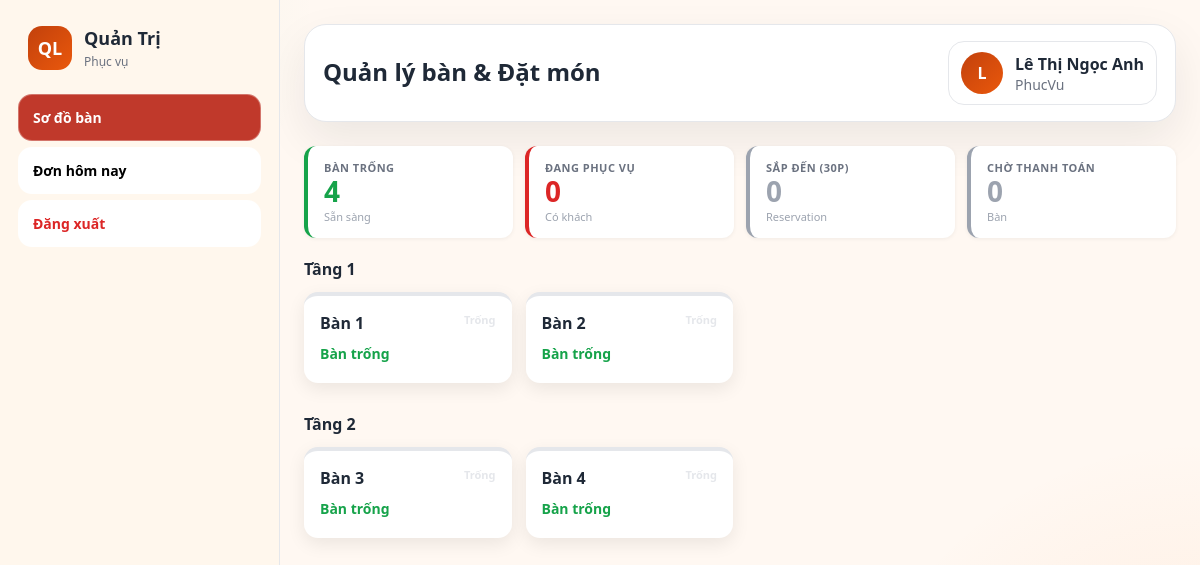
Before: /waiter/index.php (signed in) with the older database file.
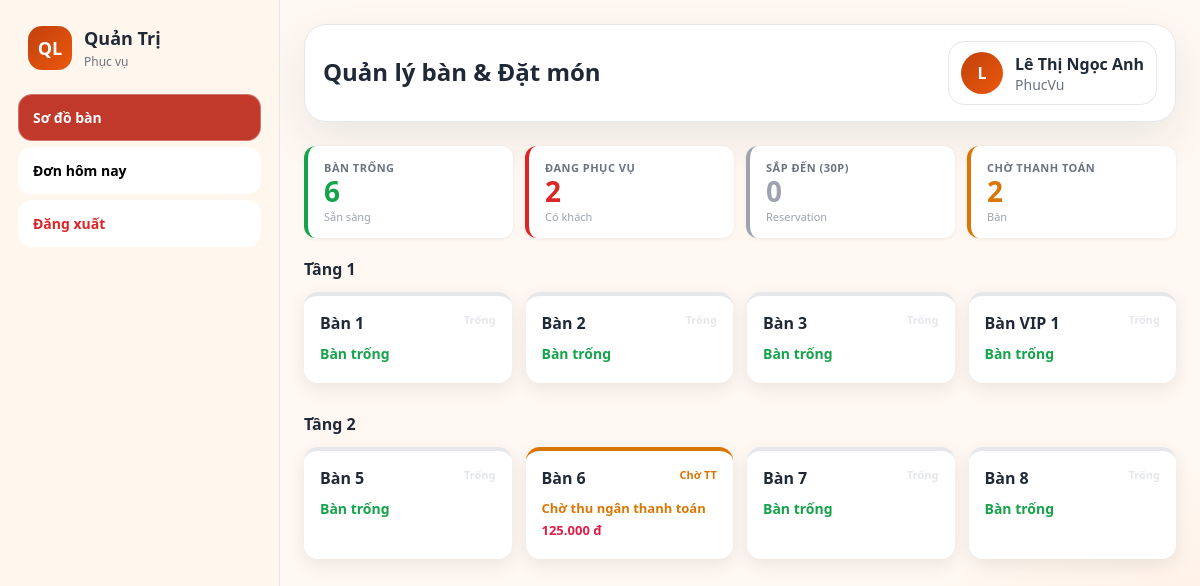
After: the same page with the newer database file.
### tables this page shows
CREATE TABLE `tables` (
  `table_id` int(11) NOT NULL AUTO_INCREMENT,
  `floor_id` int(11) NOT NULL,
  `table_name` varchar(50) NOT NULL,
  `capacity` int(11) NOT NULL,
  `status` enum('trong','dang_su_dung','da_dat','bao_tri') NOT NULL DEFAULT 'trong',
  PRIMARY KEY (`table_id`),
  UNIQUE KEY `uq_tables_floor_table_name` (`floor_id`,`table_name`),
  KEY `idx_tables_floor_id` (`floor_id`)
);

CREATE TABLE `orders` (
  `order_id` int(11) NOT NULL AUTO_INCREMENT,
  `table_id` int(11) NOT NULL,
  `customer_id` int(11) DEFAULT NULL,
  `reservation_id` int(11) DEFAULT NULL,
  `waiter_id` int(11) DEFAULT NULL,
  `order_time` datetime NOT NULL DEFAULT current_timestamp(),
  `status` enum('da_dat_coc','moi','dang_xu_ly','dang_che_bien','dang_phuc_vu','hoan_thanh','da_thanh_toan','da_huy') NOT NULL DEFAULT 'moi',
  `total_amount` decimal(12,2) NOT NULL DEFAULT 0.00,
  `paid_amount` decimal(12,2) NOT NULL DEFAULT 0.00,
  `start_time` datetime DEFAULT NULL,
  `end_time` datetime DEFAULT NULL,
  `guest_count` int(11) DEFAULT 1,
  `number_of_people` int(11) DEFAULT 0,
  PRIMARY KEY (`order_id`),
  KEY `idx_orders_table_id` (`table_id`),
  KEY `idx_orders_customer_id` (`customer_id`),
  KEY `idx_orders_reservation_id` (`reservation_id`),
  KEY `idx_orders_waiter_id` (`waiter_id`),
  KEY `idx_orders_order_time` (`order_time`),
  KEY `idx_orders_table_status` (`table_id`,`status`),
  KEY `idx_orders_time_status` (`order_time`,`status`)
);

CREATE TABLE `reservations` (
  `reservation_id` int(11) NOT NULL AUTO_INCREMENT,
  `user_id` int(11) DEFAULT NULL,
  `table_id` int(11) NOT NULL,
  `reservation_time` datetime NOT NULL,
  `number_of_people` int(11) NOT NULL,
  `note` varchar(255) DEFAULT NULL,
  `status` enum('cho_xac_nhan','da_xac_nhan','da_checkin','khong_den','da_huy','hoan_thanh') NOT NULL DEFAULT 'cho_xac_nhan',
  `created_at` datetime NOT NULL DEFAULT current_timestamp(),
  `start_time` datetime DEFAULT NULL,
  `end_time` datetime DEFAULT NULL,
  PRIMARY KEY (`reservation_id`),
  KEY `idx_reservations_table_id` (`table_id`),
  KEY `idx_reservations_time` (`reservation_time`),
  KEY `fk_reservations_user` (`user_id`),
  KEY `idx_reservations_table_status` (`table_id`,`status`),
  KEY `idx_reservations_time_status` (`reservation_time`,`status`)
);

### includes/functions.php (called while the page is built, shortened)
<?php
function format_currency($amount): string {
    return number_format((float)$amount, 0, ',', '.') . ' đ';
}
function e($value): string {
    return htmlspecialchars((string)$value, ENT_QUOTES, 'UTF-8');
}

### waiter/index.php (the view, shortened to what the changed rows need)
<?php
require_once __DIR__ . '/../config/database.php';
require_once __DIR__ . '/../includes/functions.php';
$date      = $_GET['date'] ?? date('Y-m-d');
$conn->query("
    UPDATE orders o
    JOIN reservations r ON r.reservation_id = o.reservation_id
    SET o.status = 'da_huy'
    WHERE o.status IN ('da_dat_coc','da_coc')
      AND r.status IN ('hoan_thanh','da_huy','khong_den')
");
$tables = $conn->query("
    SELECT t.table_id, t.table_name, t.status, t.capacity, f.floor_name,
           o.order_id, o.total_amount, o.status AS order_status, o.order_time, o.reservation_id,
           r.reservation_time
    FROM   tables t
    LEFT JOIN floors f ON f.floor_id = t.floor_id
    LEFT JOIN orders o ON o.order_id = (
        SELECT o2.order_id FROM orders o2
        WHERE o2.table_id = t.table_id
          AND (
              -- Bàn đang dùng: lấy đơn active
              (
                  t.status = 'dang_su_dung'
                  AND o2.status IN ('moi','dang_xu_ly','dang_che_bien','dang_phuc_vu','hoan_thanh')
              )
              -- Bàn đã đặt: lấy đơn cọc còn hiệu lực
              OR (
                  t.status = 'da_dat'
                  AND o2.status IN ('da_dat_coc','da_coc')
                  AND EXISTS (
                      SELECT 1 FROM reservations r3
                      WHERE r3.reservation_id = o2.reservation_id
                        AND r3.status NOT IN ('hoan_thanh','da_huy','khong_den')
                  )
              )
          )
        ORDER BY
            CASE
                WHEN o2.status IN ('moi','dang_xu_ly','dang_che_bien','dang_phuc_vu') THEN 1
                WHEN o2.status = 'hoan_thanh' THEN 2
                WHEN o2.status IN ('da_dat_coc','da_coc') THEN 3
                ELSE 4
            END,
            o2.order_time ASC
        LIMIT 1
    )
    LEFT JOIN reservations r ON r.reservation_id = o.reservation_id
    ORDER  BY f.floor_name, t.table_name
");
$availRes   = $conn->query("
    SELECT COUNT(DISTINCT t.table_id) AS cnt
    FROM tables t
    LEFT JOIN orders o ON o.table_id = t.table_id
        AND o.status IN ('moi','dang_xu_ly','dang_che_bien','dang_phuc_vu','hoan_thanh')
    LEFT JOIN reservations r ON r.table_id = t.table_id
        AND r.status IN ('da_xac_nhan','cho_xac_nhan')
        AND r.reservation_time >= '{$date} 00:00:00' AND r.reservation_time < '" . date('Y-m-d', strtotime($date . ' +1 day')) . " 00:00:00'
    WHERE o.order_id IS NULL AND r.reservation_id IS NULL
");
$availCount = $availRes ? $availRes->fetch_assoc()['cnt'] : 0;
$busyRes    = $conn->query("
    SELECT COUNT(DISTINCT t.table_id) AS cnt
    FROM tables t
    INNER JOIN orders o ON o.table_id = t.table_id
        AND o.status IN ('moi','dang_xu_ly','dang_che_bien','dang_phuc_vu','hoan_thanh')
");
$busyCount  = $busyRes ? $busyRes->fetch_assoc()['cnt'] : 0;
$waitPayRes = $conn->query("SELECT COUNT(*) AS cnt FROM orders WHERE status='hoan_thanh'");
$waitPayCount = $waitPayRes ? (int)$waitPayRes->fetch_assoc()['cnt'] : 0;
$pageTitle    = 'Quản lý bàn & Đặt món';
$activeMenu   = 'waiter';
$sidebarRole  = 'phucvu';
include __DIR__ . '/../includes/layout.php';
?>
<div style="display:grid; grid-template-columns:repeat(4,1fr); gap:12px; margin-bottom:20px;">
    <div style="background:white; border-radius:12px; padding:14px 16px; border-left:4px solid #16a34a; box-shadow:0 1px 4px rgba(0,0,0,.06);">
        <div style="font-size:11px; color:#6b7280; font-weight:600; text-transform:uppercase; letter-spacing:.5px;">Bàn trống</div>
        <div style="font-size:28px; font-weight:800; color:#16a34a; line-height:1.2;"><?= $availCount ?></div>
        <div style="font-size:11px; color:#9ca3af;">Sẵn sàng</div>
    </div>
    <div style="background:white; border-radius:12px; padding:14px 16px; border-left:4px solid #dc2626; box-shadow:0 1px 4px rgba(0,0,0,.06);">
        <div style="font-size:11px; color:#6b7280; font-weight:600; text-transform:uppercase; letter-spacing:.5px;">Đang phục vụ</div>
        <div style="font-size:28px; font-weight:800; color:#dc2626; line-height:1.2;"><?= $busyCount ?></div>
        <div style="font-size:11px; color:#9ca3af;">Có khách</div>
    </div>
    <div style="background:white; border-radius:12px; padding:14px 16px; border-left:4px solid <?= $waitPayCount > 0 ? '#d97706' : '#9ca3af' ?>; box-shadow:0 1px 4px rgba(0,0,0,.06);">
        <div style="font-size:11px; color:#6b7280; font-weight:600; text-transform:uppercase; letter-spacing:.5px;">Chờ thanh toán</div>
        <div style="font-size:28px; font-weight:800; color:<?= $waitPayCount > 0 ? '#d97706' : '#9ca3af' ?>; line-height:1.2;"><?= $waitPayCount ?></div>
        <div style="font-size:11px; color:#9ca3af;">Bàn</div>
    </div>
</div>
<?php
$floorData = [];
while ($row = $tables->fetch_assoc()) {
    $floorData[$row['floor_name']][$row['table_id']] = $row;
}
$tableReservations = [];
foreach ($floorData as $floorName => $tableList):
?>
<div style="margin-bottom:30px;">
    <h3 style="font-size:16px; font-weight:700; margin-bottom:12px;"><?= e($floorName) ?></h3>
    <div class="table-grid">
        <?php foreach ($tableList as $tableId => $t):
            $startTime = ''; $elapsed = ''; $elapsedSecs = 0;
            if ($t['order_time']) {
                $elapsedSecs = time() - strtotime($t['order_time']);
            }
            $hasReservation = !empty($tableReservations[$tableId]);
            $orderStatus    = $t['order_status'] ?? '';
            $isEating          = in_array($orderStatus, ['dang_xu_ly','dang_che_bien','dang_phuc_vu']);
            $isReservedDeposit = in_array($orderStatus, ['da_dat_coc', 'da_coc']);
            $isNew             = $orderStatus === 'moi';
            $isDone            = $orderStatus === 'hoan_thanh';
            $isTimeToCheckin = false;
            $isExpired = false;
            if ($isReservedDeposit) {
                $checkTime = $t['reservation_time'] ?? $t['order_time'] ?? null;
                if ($checkTime) {
                    $diffSecs = time() - strtotime($checkTime);
                    $isTimeToCheckin = $diffSecs >= -1800;
                    $isExpired       = $diffSecs > 3600;
                } else {
                    $isTimeToCheckin = true;
                }
            }
            $isSoonReservation = false;
            $borderColor = match(true) {
                $isEating && $elapsedSecs > 7200    => '#7c3aed',
                $isEating                           => '#dc2626',
                $isDone                             => '#d97706',
                ($isReservedDeposit && $isExpired)  => '#6b7280',
                ($isReservedDeposit && $isTimeToCheckin) => '#10b981',
                $isReservedDeposit                  => '#8b5cf6',
                $isNew                              => '#3b82f6',
                $isSoonReservation                  => '#f59e0b',
                $hasReservation                     => '#a78bfa',
                default                             => '#e5e7eb',
            };
            $isClickable = $isEating || $isNew || $isDone;
            $onclick = $isClickable ? "location='order.php?id={$t['order_id']}'" : '';
            if ($isReservedDeposit && $isExpired) {
                $isReservedDeposit = false;
                $borderColor = '#e5e7eb';
                $isClickable = false;
                $onclick = '';
            }
            $statusText = match(true) {
                $isEating && $elapsedSecs > 7200 => 'Ăn lâu',
                $isEating                        => 'Đang ăn',
                $isDone                          => 'Chờ TT',
                ($isReservedDeposit && $isTimeToCheckin) => 'Tới giờ',
                $isReservedDeposit               => 'Chờ giờ',
                $isNew                           => 'Đơn mới',
                $isSoonReservation               => 'Sắp đến',
                $hasReservation                  => 'Đã đặt',
                default                          => 'Trống',
            };
        ?>
            <div class="table-card" style="border-top:4px solid <?= $borderColor ?>; <?= $isClickable ? 'cursor:pointer;' : '' ?> position:relative;"
                 <?= $onclick ? "onclick=\"$onclick\"" : '' ?>>
                <div class="table-header">
                    <span class="table-name"><?= e($t['table_name']) ?></span>
                    <span style="font-size:11px; font-weight:700; color:<?= $borderColor ?>;"><?= $statusText ?></span>
                </div>
                <div class="table-body">
                    <?php if ($isNew): ?>
                        <p style="font-size:13px; color:#3b82f6; font-weight:700;">Đơn mới - Chưa xử lý</p>
                        <p class="price"><?= format_currency($t['total_amount']) ?></p>
                        <div style="display:flex; gap:6px; margin-top:8px;">
                            <a href="order.php?id=<?= $t['order_id'] ?>" class="btn btn-primary" style="flex:1;padding:8px;font-size:14px;text-align:center;" onclick="event.stopPropagation();">Đặt món</a>
                        </div>
                    <?php elseif ($isDone): ?>
                        <p style="font-size:13px; color:#d97706; font-weight:700;">Chờ thu ngân thanh toán</p>
                        <p class="price"><?= format_currency($t['total_amount']) ?></p>
                    <?php else: ?>
                        <p style="font-size:14px; color:#16a34a; font-weight:600; margin-top:8px;">Bàn trống</p>
                    <?php endif; ?>
                </div>
            </div>
        <?php endforeach; ?>
    </div>
</div>
<?php endforeach; ?>
<?php include __DIR__ . '/../includes/layout_end.php'; ?>

### includes/layout.php (shortened to what the changed rows need)
<?php
$_adminMenu = [
    'reports'     => ['label' => 'Tổng quan',       'url' => '/quanlynhahang/admin.php?page=reports'],
    'employees'   => ['label' => 'Nhân viên',        'url' => '/quanlynhahang/admin.php?page=employees'],
    'menu'        => ['label' => 'Thực đơn',         'url' => '/quanlynhahang/admin.php?page=menu'],
    'tables'      => ['label' => 'Bàn & Tầng',       'url' => '/quanlynhahang/admin.php?page=tables'],
    'orders'      => ['label' => 'Đơn hàng',         'url' => '/quanlynhahang/admin.php?page=orders'],
    'reservations'=> ['label' => 'Đặt bàn',          'url' => '/quanlynhahang/admin.php?page=reservations'],
    'customers'   => ['label' => 'Khách hàng',       'url' => '/quanlynhahang/admin.php?page=customers'],
    'maintenance' => ['label' => 'Bảo trì hệ thống', 'url' => '/quanlynhahang/admin.php?page=maintenance'],
];
$_cashierMenu = [
    'cashier'         => ['label' => 'Thanh toán',   'url' => '/quanlynhahang/cashier/index.php'],
    'cashier_history' => ['label' => 'Lịch sử',      'url' => '/quanlynhahang/cashier/history.php'],
];
$_waiterMenu = [
    'waiter'  => ['label' => 'Sơ đồ bàn',   'url' => '/quanlynhahang/waiter/index.php'],
    'w_orders'=> ['label' => 'Đơn hôm nay',  'url' => '/quanlynhahang/waiter/my_orders.php'],
];
$_kitchenMenu = [
    'kitchen' => ['label' => 'Bill món ăn',  'url' => '/quanlynhahang/kitchen/index.php'],
    'kitchen_history' => ['label' => 'Lịch sử',  'url' => '/quanlynhahang/kitchen/history.php'],
];
$_menuItems = match($sidebarRole ?? 'admin') {
    'thungan' => $_cashierMenu,
    'phucvu'  => $_waiterMenu,
    'bep'     => $_kitchenMenu,
    default   => $_adminMenu,
};
?>
<!DOCTYPE html>
<html lang="vi">
<head>
    <link rel="stylesheet" href="/quanlynhahang/assets/css/app.css">
</head>
<body class="theme-warm">
<div class="admin-layout">
    <aside class="sidebar">
        <div class="sidebar-brand">
            <div>
                <h2>Quản Trị</h2>
            </div>
        </div>
        <nav class="menu">
            <?php foreach ($_menuItems as $key => $item): ?>
                <a href="<?= $item['url'] ?>" class="<?= ($activeMenu ?? '') === $key ? 'active' : '' ?>">
                    <?= $item['label'] ?>
                </a>
            <?php endforeach; ?>
            <a href="/quanlynhahang/auth/logout.php" style="margin-top:auto; color:#dc2626;">Đăng xuất</a>
        </nav>
    </aside>
    <main class="main">
        <div class="topbar">
            <div>
                <h1><?= htmlspecialchars($pageTitle ?? '') ?></h1>
            </div>
        </div>

Changed rows visible on the page:
removed tables: table_name "Bàn 4", statusText "Trống", shows "Bàn trống", shown under "Tầng 2"
changed tables "Bàn 3": moves from the list under "Tầng 2" to the list under "Tầng 1"
added tables: table_name "Bàn VIP 1", statusText "Trống", shows "Bàn trống", shown under "Tầng 1"
added tables: table_name "Bàn 5", statusText "Trống", shows "Bàn trống", shown under "Tầng 2"
added tables: table_name "Bàn 6", orders.status "Chờ TT", orders.total_amount "125.000 đ", shown under "Tầng 2"
added tables: table_name "Bàn 7", statusText "Trống", shows "Bàn trống", shown under "Tầng 2"
added tables: table_name "Bàn 8", statusText "Trống", shows "Bàn trống", shown under "Tầng 2"
Other visible differences:
$availCount: "4" → "6"
$busyCount: "0" → "2"
$waitPayCount: "0" → "2"
